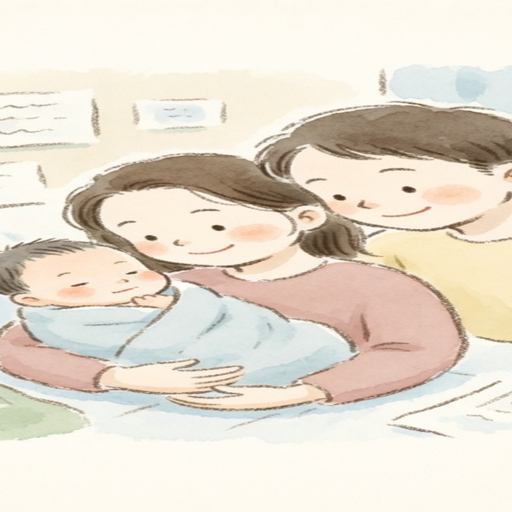
#> input picture phases/gen-birth.png, 1024 x 1024 px (shown at 1/2 size); its folder holds only this picture in this run
$ python safe-pad-phases.py
#> lines starting #> are read from the running program, lines starting #| are printed output that depends on the picture
#!/usr/bin/env python3
"""Center-pad phase PNGs on a cream 1024 canvas with safe margins.

After letterbox trim, subject content sits flush to bitmap edges. Combined with
overflow:hidden + border-radius that reads as heads/hair cropped. This script
scales content to ~87% and centers it on #e8dfd0 so ~6.5% cream margin remains
on every side. Keeps 1024x1024 PNG. Does not touch src/data.
"""
from __future__ import annotations

from pathlib import Path
import argparse
from PIL import Image

TARGET = 1024
SCALE = 0.87
CREAM = (0xE8, 0xDF, 0xD0)


def safe_pad(image: Image.Image, scale: float = SCALE) -> Image.Image:
    rgb = image.convert("RGB")
    content_size = max(1, round(TARGET * scale))
    resized = rgb.resize((content_size, content_size), Image.Resampling.LANCZOS)
    canvas = Image.new("RGB", (TARGET, TARGET), CREAM)
    offset = (TARGET - content_size) // 2
    canvas.paste(resized, (offset, offset))
    return canvas


def content_top_gap(image: Image.Image, cream: tuple[int, int, int] = CREAM, tol: int = 14) -> int:
    rgb = image.convert("RGB")
    w, h = rgb.size
    for y in range(h):
        for x in range(0, w, 4):
            r, g, b = rgb.getpixel((x, y))
            if abs(r - cream[0]) > tol or abs(g - cream[1]) > tol or abs(b - cream[2]) > tol:
                return y
    return h


def process(path: Path, scale: float) -> tuple[int, int]:
    with Image.open(path) as before:
        before_gap = content_top_gap(before)
        result = safe_pad(before, scale=scale)
    after_gap = content_top_gap(result)
    result.save(path, format="PNG", optimize=True)
    return before_gap, after_gap


def main() -> None:
    parser = argparse.ArgumentParser(description=__doc__)
    parser.add_argument(
        "--dir",
        type=Path,
        default=Path(__file__).resolve().parents[1] / "public" / "phases",
    )
    parser.add_argument("--scale", type=float, default=SCALE)
    args = parser.parse_args()
    paths = sorted(args.dir.glob("*.png"))
    if not paths:
        raise SystemExit(f"no PNGs in {args.dir}")
    print(f"safe-pad scale={args.scale} cream=#{CREAM[0]:02x}{CREAM[1]:02x}{CREAM[2]:02x} → {args.dir}")
    for path in paths:
        before_gap, after_gap = process(path, args.scale)
#> in process, before is the input picture: PIL image 1024x1024 RGB; mean R, G, B 230.2, 220.9, 207.2
#> in process, `before_gap = content_top_gap(before)`: before_gap = 0
#> in safe_pad, `resized = rgb.resize((content_size, content_size), Image.Resampling.LA..`:
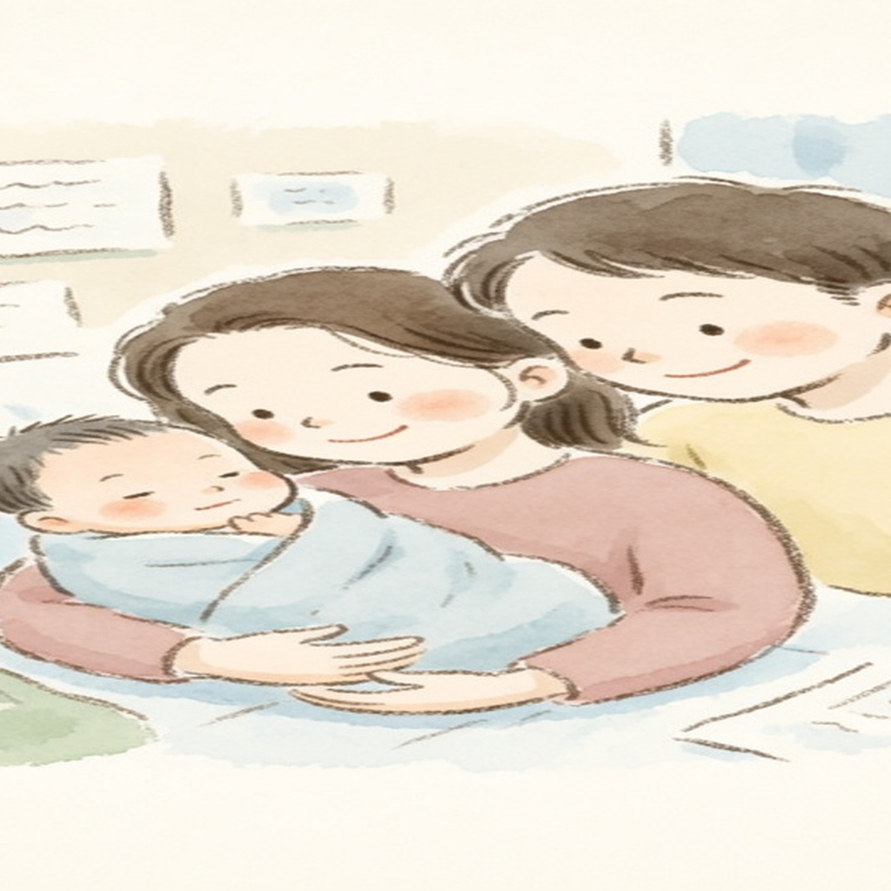
#> resized: PIL image 891x891 RGB; mean R, G, B 230.2, 220.9, 207.2
#> in safe_pad, `canvas = Image.new("RGB", (TARGET, TARGET), CREAM)`:
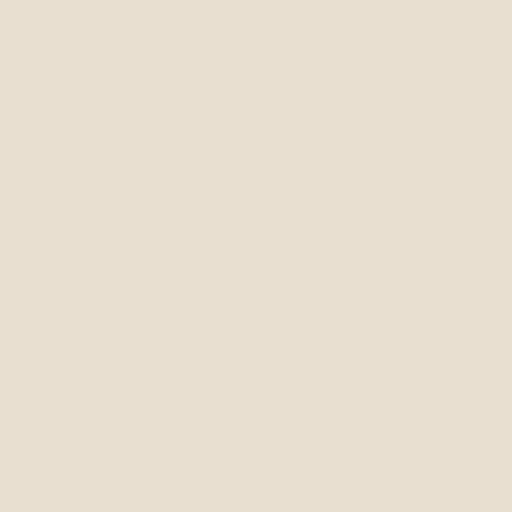
#> canvas: PIL image 1024x1024 RGB (shown at 1/2 size); mean R, G, B 232, 223, 208
#> in safe_pad, `canvas.paste(resized, (offset, offset))`:
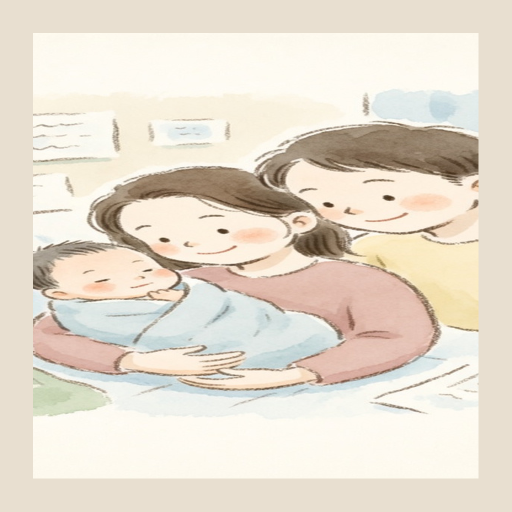
#> canvas: PIL image 1024x1024 RGB (shown at 1/2 size); mean R, G, B 230.7, 221.4, 207.4
#> in process, `after_gap = content_top_gap(result)`: after_gap = 66
#> before_gap = 0; after_gap = 66
        print(f"  {path.name}: top_gap {before_gap} → {after_gap}")
#|   gen-birth.png: top_gap 0 → 66


if __name__ == "__main__":
    main()

$ run again, on phases/gen-honeymoon.png
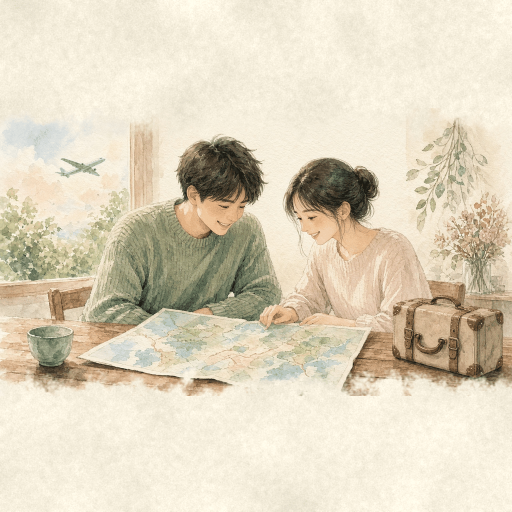
#> input picture phases/gen-honeymoon.png, 1024 x 1024 px (shown at 1/2 size)
#> in process, before is the input picture: PIL image 1024x1024 P; mean R, G, B 222.1, 211.9, 189.8
#> in process, `before_gap = content_top_gap(before)`: before_gap = 0
#> in safe_pad, `resized = rgb.resize((content_size, content_size), Image.Resampling.LA..`:
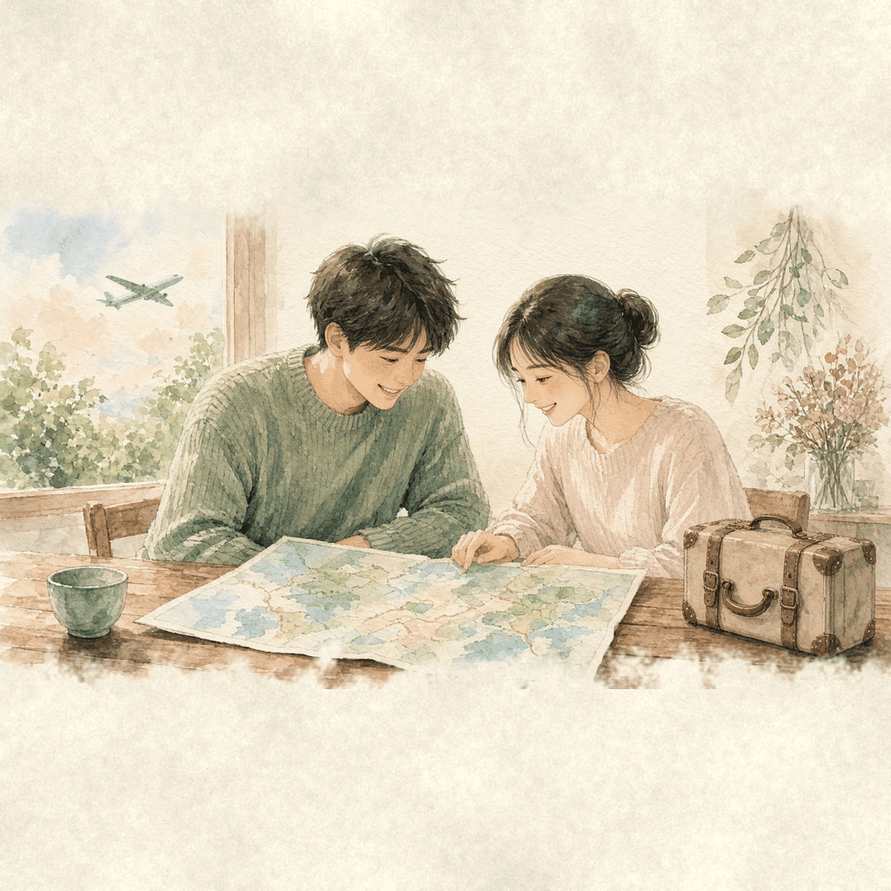
#> resized: PIL image 891x891 RGB; mean R, G, B 222.1, 211.9, 189.8
#> in safe_pad, `canvas.paste(resized, (offset, offset))`:
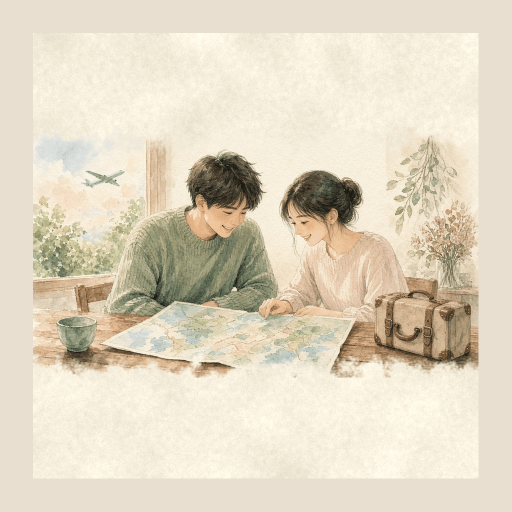
#> canvas: PIL image 1024x1024 RGB (shown at 1/2 size); mean R, G, B 224.5, 214.6, 194.2
#> in process, `after_gap = content_top_gap(result)`: after_gap = 66
#> in main, `before_gap, after_gap = process(path, args.scale)`: before_gap = 0; after_gap = 66
#|   gen-honeymoon.png: top_gap 0 → 66

$ run again, on phases/gen-money-family.png
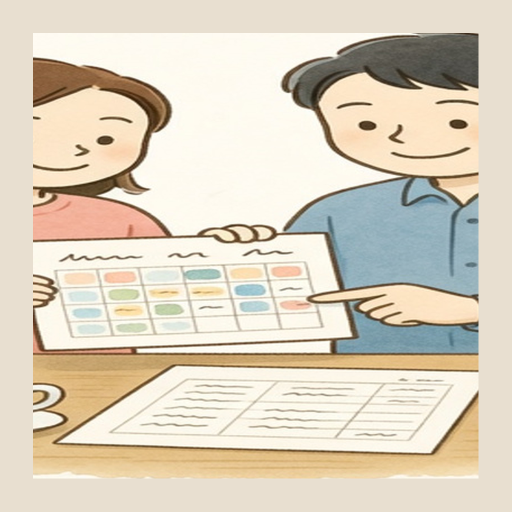
#> input picture phases/gen-money-family.png, 1024 x 1024 px (shown at 1/2 size)
#> in process, before is the input picture: PIL image 1024x1024 RGB; mean R, G, B 219.7, 209.7, 191.4
#> in process, `before_gap = content_top_gap(before)`: before_gap = 66
#> in safe_pad, `resized = rgb.resize((content_size, content_size), Image.Resampling.LA..`:
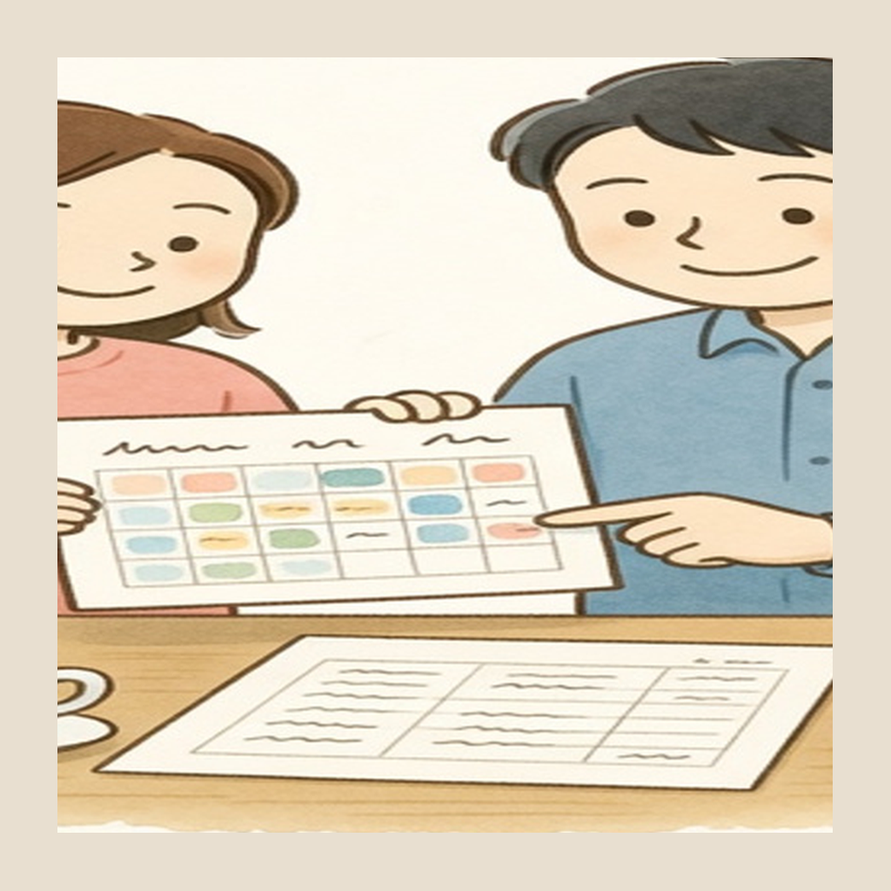
#> resized: PIL image 891x891 RGB; mean R, G, B 219.7, 209.7, 191.4
#> in safe_pad, `canvas.paste(resized, (offset, offset))`:
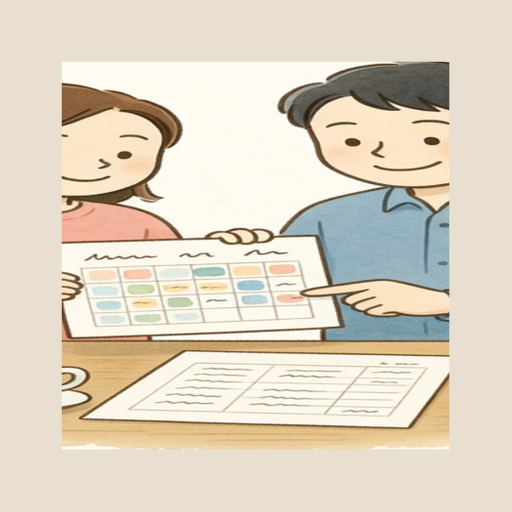
#> canvas: PIL image 1024x1024 RGB (shown at 1/2 size); mean R, G, B 222.7, 212.9, 195.4
#> in process, `after_gap = content_top_gap(result)`: after_gap = 122
#> in main, `before_gap, after_gap = process(path, args.scale)`: before_gap = 66; after_gap = 122
#|   gen-money-family.png: top_gap 66 → 122

$ run again, on phases/gen-pregnant.png
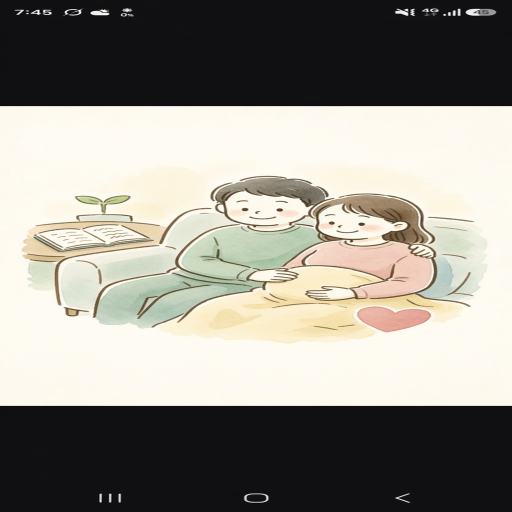
#> input picture phases/gen-pregnant.png, 1024 x 1024 px (shown at 1/2 size)
#> in process, before is the input picture: PIL image 1024x1024 RGB; mean R, G, B 146.7, 143.8, 135.5
#> in process, `before_gap = content_top_gap(before)`: before_gap = 0
#> in safe_pad, `resized = rgb.resize((content_size, content_size), Image.Resampling.LA..`:
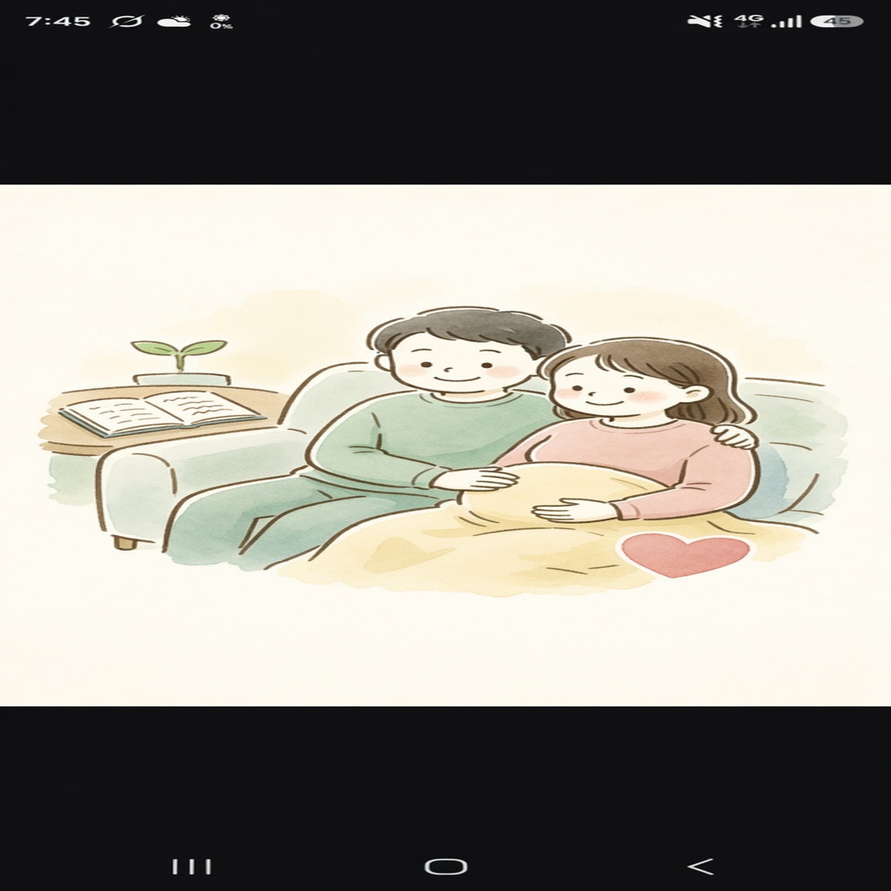
#> resized: PIL image 891x891 RGB; mean R, G, B 146.7, 143.8, 135.5
#> in safe_pad, `canvas.paste(resized, (offset, offset))`:
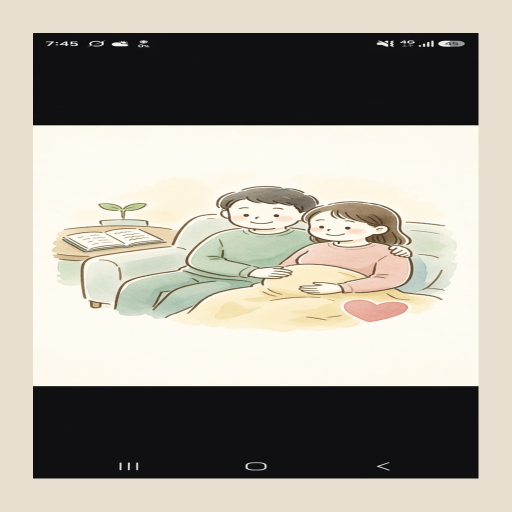
#> canvas: PIL image 1024x1024 RGB (shown at 1/2 size); mean R, G, B 167.4, 163.1, 153.1
#> in process, `after_gap = content_top_gap(result)`: after_gap = 66
#> in main, `before_gap, after_gap = process(path, args.scale)`: before_gap = 0; after_gap = 66
#|   gen-pregnant.png: top_gap 0 → 66

$ run again, on phases/gen-cohabit.png
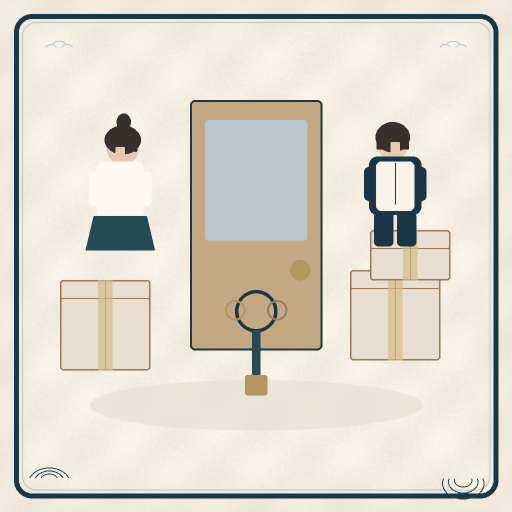
#> input picture phases/gen-cohabit.png, 1024 x 1024 px (shown at 1/2 size)
#> in process, before is the input picture: PIL image 1024x1024 P; mean R, G, B 219.5, 215, 202.4
#> in process, `before_gap = content_top_gap(before)`: before_gap = 0
#> in safe_pad, `resized = rgb.resize((content_size, content_size), Image.Resampling.LA..`:
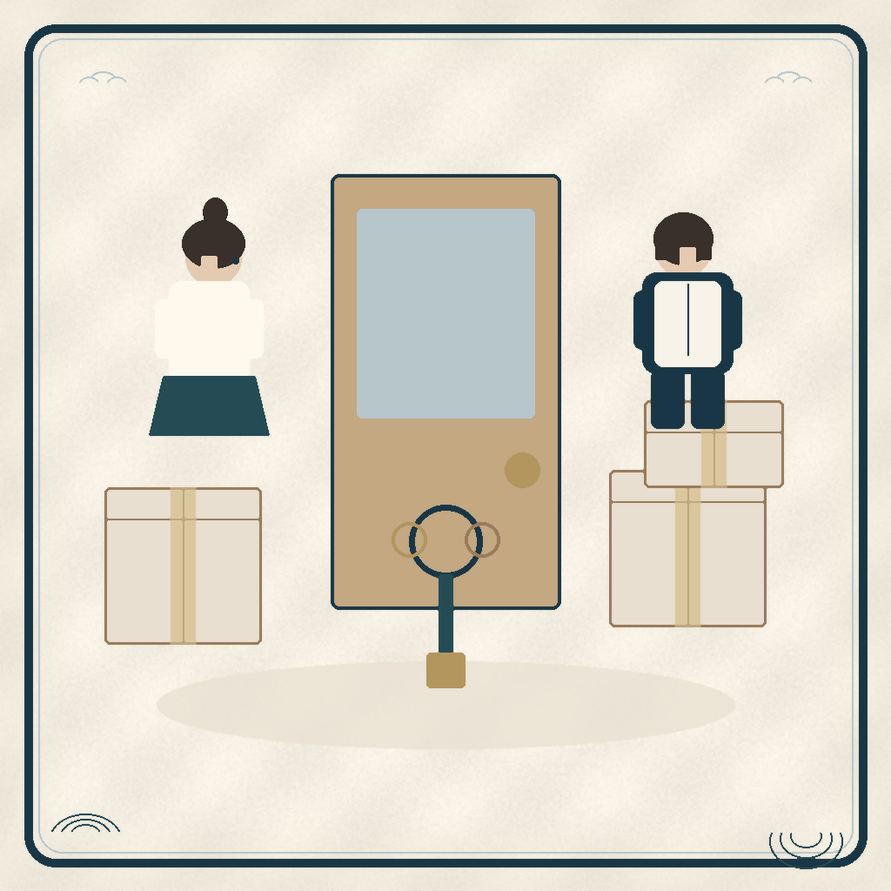
#> resized: PIL image 891x891 RGB; mean R, G, B 219.5, 215, 202.4
#> in safe_pad, `canvas.paste(resized, (offset, offset))`:
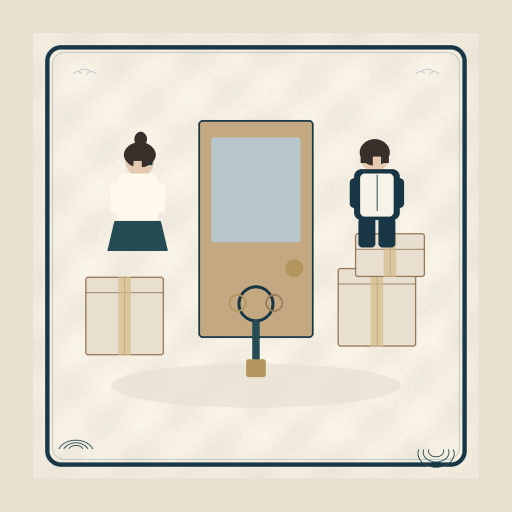
#> canvas: PIL image 1024x1024 RGB (shown at 1/2 size); mean R, G, B 222.5, 216.9, 203.7
#> in process, `after_gap = content_top_gap(result)`: after_gap = 66
#> in main, `before_gap, after_gap = process(path, args.scale)`: before_gap = 0; after_gap = 66
#|   gen-cohabit.png: top_gap 0 → 66
